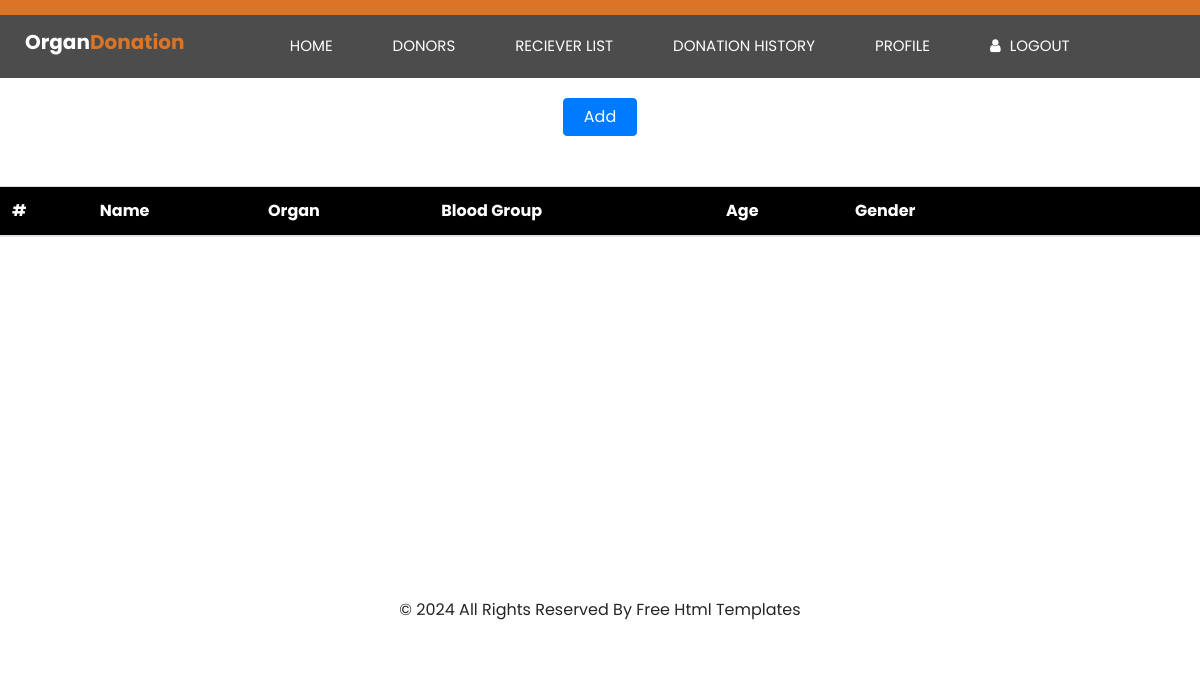
Before: /donor (signed in) with the older database file.
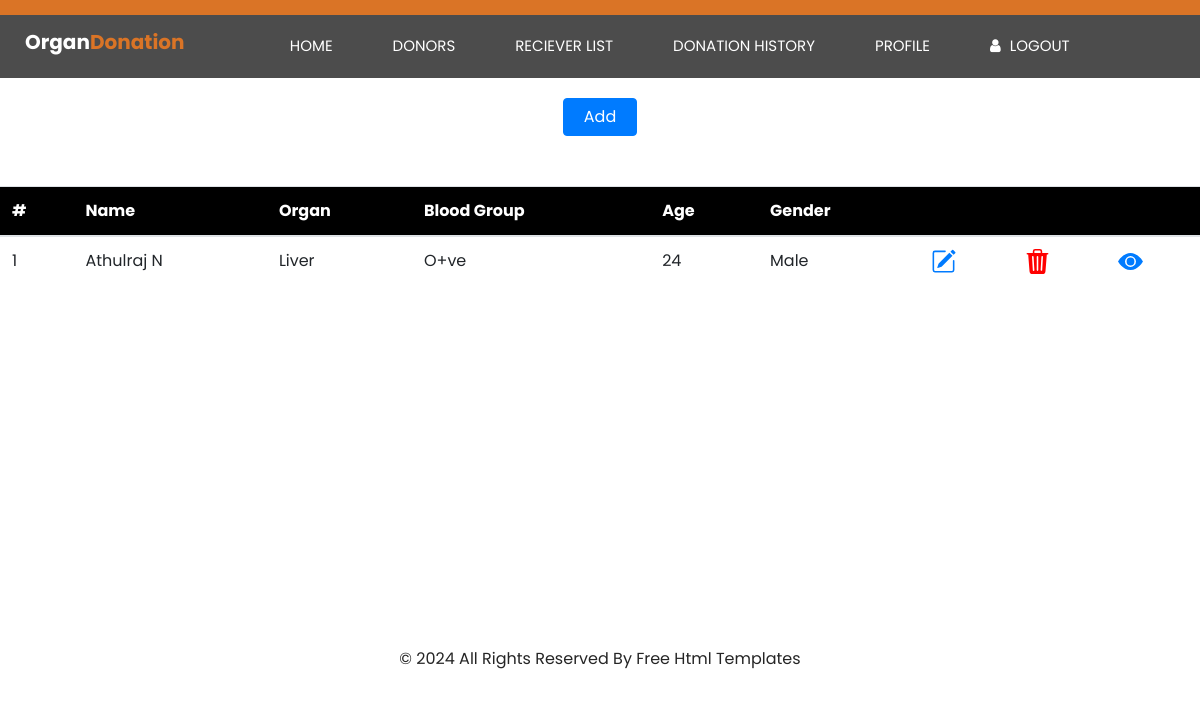
After: the same page with the newer database file.
### app/models.py (models this page shows, shortened)
class donor(models.Model):
    hospital_id  = models.ForeignKey(hospital, on_delete=models.CASCADE)
    name = models.CharField(max_length=200)
    doctername = models.CharField(max_length=200)
    Organ_name = models.CharField(max_length=200)
    gender = models.CharField(max_length=200,null=True,blank=True)
    age = models.CharField(max_length=200)
    bloodgroup = models.CharField(max_length=200)
    phone = models.IntegerField()
    email = models.CharField(max_length=200)
    address = models.CharField(max_length=200)
    photo = models.FileField()
    idproof = models.FileField()

### app/views.py (the view)
# urls.py: path('donor',views.donorpage,name='donor'),
def donorpage(request):
    data=request.session['hid']
    data1=donor.objects.filter(hospital_id=data)
    return render(request,'Donor.html',{'data1':data1})

### template/Donor.html (shortened to what this page needs)
<!DOCTYPE html>
<html lang="en">
    {% extends 'hospital.html' %}
    {% block content %}
    {% load static %}
<head>
</head>
<body>
<div style="display: flex; flex-direction: column;padding-bottom: 320px;">
    <table class="table" style="margin-top: 50px;padding-bottom: 500px;">
        <div style="margin: auto;">
            <a href="adddonors"><button class="btn btn-primary" style="width: fit-content;padding-left: 20px;padding-right: 20px;margin-top: 20px;">
                Add
            </button></a>
        </div>
        <thead style="background-color: black;color: white;">
          <tr>
            <th scope="col">#</th>
            <th scope="col">Name</th>
            <th scope="col">Organ</th>
            <th scope="col">Blood Group</th>
            <th scope="col">Age</th>
            <th scope="col">Gender</th>
            <th></th>
            <th></th>
            <th></th>
          </tr>
        </thead>
        <tbody style="background-color: white;">
          {% for i in data1 %}
          <tr>
            <td scope="row">{{ forloop.counter }}</td>
            <td>{{i.name}}</td>
            <td>{{i.Organ_name}}</td>
            <td>{{i.bloodgroup}}</td>
            <td>{{i.age}}</td>
            <td>{{i.gender}}</td>
            <td><a href="{% url 'donoredit' id=i.id %}"></a></td>
              <td>
                <a href="{% url 'donordelete' id=i.id %}"></a>
              </td>
              <td>
                <a href="{% url 'donordetails' id=i.id %}"><svg xmlns="http://www.w3.org/2000/svg" width="25" height="25" fill="currentColor" class="bi bi-eye-fill" viewBox="0 0 16 16">
                  <path d="M10.5 8a2.5 2.5 0 1 1-5 0 2.5 2.5 0 0 1 5 0"/>
                  <path d="M0 8s3-5.5 8-5.5S16 8 16 8s-3 5.5-8 5.5S0 8 0 8m8 3.5a3.5 3.5 0 1 0 0-7 3.5 3.5 0 0 0 0 7"/>
                </svg></a>
              </td>
          </tr>
         {% endfor %}
        </tbody>
      </table>
</div>
</body>
{% endblock %}

### template/hospital.html (shortened to what this page needs)
<!DOCTYPE html>
<html>
{% load static %}
<head>
  <link rel="stylesheet" type="text/css" href="{% static 'css/bootstrap.css' %}" />
  <link rel="stylesheet" type="text/css" href="https://cdnjs.cloudflare.com/ajax/libs/OwlCarousel2/2.3.4/assets/owl.carousel.min.css" />
  <link rel="stylesheet" href="https://cdnjs.cloudflare.com/ajax/libs/jquery-nice-select/1.1.0/css/nice-select.min.css" />
  <link href="{% static 'css/font-awesome.min.css' %}" rel="stylesheet" />
  <link href="{% static 'css/style.css' %}" rel="stylesheet" />
  <link href="{% static 'css/responsive.css' %}" rel="stylesheet" />
</head>
<body>
  <div class="">
    <header class="header_section">
      <div class="header_bottom">
        <div class="container-fluid">
          <nav class="navbar navbar-expand-lg custom_nav-container ">
            <h5 style="color: white;font-weight: bold;"> Organ<span style="color: #da7426;">Donation</span></h5>
            <div class="collapse navbar-collapse" id="navbarSupportedContent">
              <ul class="navbar-nav  ">
                <li class="nav-item active">
                  <a class="nav-link" href="{% url 'hospital' %}">Home <span class="sr-only">(current)</span></a>
                </li>
                <li class="nav-item">
                  <a class="nav-link" href="{% url 'donor' %}">Donors</a>
                </li>
                <li class="nav-item">
                  <a class="nav-link" href="{% url 'viewrequest' %}">Reciever list</a>
                </li>
                <li class="nav-item">
                  <a class="nav-link" href="{% url 'history' %}">Donation history</a>
                </li>
                <li class="nav-item">
                  <a class="nav-link" href="{% url 'hospitalprofile' %}">Profile</a>
                </li>
                <li class="nav-item">
                  <a class="nav-link" href="{% url 'logout' %}">
                    <i class="fa fa-user" aria-hidden="true"></i>
                    <span>
                      Logout
                    </span>
                  </a>
                </li>
              </ul>
            </div>
          </nav>
        </div>
      </div>
    </header>
    {% block content %}{% endblock %}
  <footer class="footer_section ">
    <div class="container">
      <p>
        &copy; <span id="displayYear"></span> All Rights Reserved By
        <a href="https://html.design/">Free Html Templates</a>
      </p>
    </div>
  </footer>
</body>
</html>

### static/css/style.css (style rules this page uses)
body { font-family: 'Poppins', sans-serif; color: #0c0c0c; background-color: #ffffff; overflow-x: hidden; }
a, a:hover, a:focus { text-decoration: none; }
.btn, .btn:focus { outline: none !important; -webkit-box-shadow: none; box-shadow: none; }
.header_section { border-top: 15px solid #da7426; }
.header_section .header_bottom { background-color: rgba(0, 0, 0, 0.7); padding: 15px 0; }
.header_section .header_bottom .container-fluid { padding-right: 25px; padding-left: 25px; }
.custom_nav-container { padding: 0; }
.custom_nav-container .navbar-nav { margin: auto; }
.custom_nav-container .navbar-nav .nav-item .nav-link { padding: 5px 30px; color: #ffffff; text-align: center; text-transform: uppercase; border-radius: 5px; font-size: 15px; -webkit-transition: all .3s; transition: all .3s; }
.custom_nav-container .navbar-nav .nav-item .nav-link i { margin-right: 5px; }
.footer_section { position: relative; background-color: #ffffff; text-align: center; }
.footer_section p { color: #252525; padding: 25px 0; margin: 0; }
.footer_section p a { color: inherit; }

### static/css/responsive.css (style rules this page uses)
@media (max-width: 1300px) { .custom_nav-container .navbar-nav { align-items: center; } }
@media (max-width: 1300px) { .custom_nav-container .navbar-nav .nav-item .nav-link { padding: 5px 15px; } }
@media (min-width: 1200px) { .container { max-width: 1170px; } }

Changed rows visible on the page:
added donor: name "Athulraj N", Organ_name "Liver", bloodgroup "O+ve", age "24", gender "Male"
